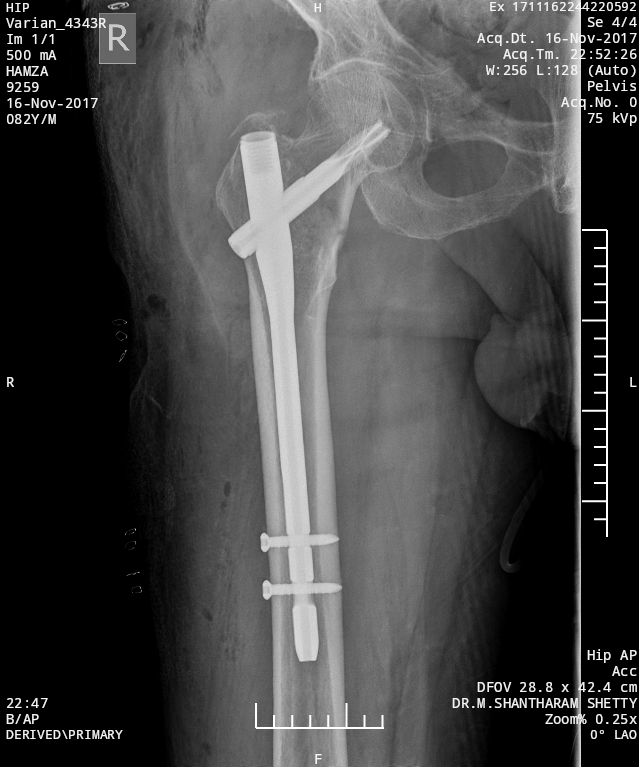
#> input picture samples/hamza_ap.png, 639 x 767 px; its folder holds only this picture in this run
$ python -i landmark_detection.py   (imports and definitions only)
#> lines starting #> are read from the running program, lines starting #| are printed output that depends on the picture; after the words box and inside, x2 and y2 are one past the last pixel; in counts of white or black regions, pixels touching at a corner belong together
#> further down, picture is the input picture: shape (767, 639); min 0, max 255, mean 69.2
"""
Landmark Detection for calTAD Measurement.

Stage 2 of the pipeline: Detect key anatomical and implant landmarks.

Landmarks needed:
- Lag screw tip
- Femoral head apex (for lateral view)
- Calcar reference points (for AP view)
- Screw shaft points (for diameter measurement)
"""

import numpy as np
import cv2
from typing import Tuple, Optional, List, Dict
from dataclasses import dataclass
from enum import Enum


class LandmarkType(Enum):
    SCREW_TIP = "screw_tip"
    SCREW_SHAFT_1 = "screw_shaft_1"  # For diameter measurement
    SCREW_SHAFT_2 = "screw_shaft_2"
    FEMORAL_HEAD_CENTER = "femoral_head_center"
    FEMORAL_HEAD_APEX = "femoral_head_apex"
    CALCAR_POINT_1 = "calcar_point_1"  # Medial cortex reference
    CALCAR_POINT_2 = "calcar_point_2"


@dataclass
class Landmark:
    """Detected landmark with position and confidence."""
    type: LandmarkType
    x: float
    y: float
    confidence: float = 1.0

    @property
    def position(self) -> Tuple[float, float]:
        return (self.x, self.y)

    @property
    def position_int(self) -> Tuple[int, int]:
        return (int(round(self.x)), int(round(self.y)))


@dataclass
class DetectedCircle:
    """Detected circle (femoral head candidate)."""
    center_x: float
    center_y: float
    radius: float
    confidence: float = 1.0


@dataclass
class DetectedLine:
    """Detected line segment (screw candidate)."""
    x1: float
    y1: float
    x2: float
    y2: float
    confidence: float = 1.0

    @property
    def length(self) -> float:
        return np.sqrt((self.x2 - self.x1)**2 + (self.y2 - self.y1)**2)

    # [4 lines left out: function angle, not called in this run]

    @property
    def midpoint(self) -> Tuple[float, float]:
        return ((self.x1 + self.x2) / 2, (self.y1 + self.y2) / 2)


class LandmarkDetector:
    """
    Detect calTAD-relevant landmarks using classical computer vision.

    Uses Hough transforms for initial detection:
    - Circular Hough Transform for femoral head
    - Probabilistic Hough Line Transform for lag screw

    Can be replaced with HRNet-based detection for production.
    """

    def __init__(self,
                 min_femoral_head_radius: int = 30,
                 max_femoral_head_radius: int = 150,
                 min_screw_length: int = 50,
                 screw_angle_range: Tuple[float, float] = (100, 170)):
        """
        Args:
            min_femoral_head_radius: Minimum expected femoral head radius (pixels)
            max_femoral_head_radius: Maximum expected femoral head radius (pixels)
            min_screw_length: Minimum expected screw length (pixels)
            screw_angle_range: Expected screw angle range (degrees from horizontal)
        """
        self.min_femoral_head_radius = min_femoral_head_radius
        self.max_femoral_head_radius = max_femoral_head_radius
        self.min_screw_length = min_screw_length
        self.screw_angle_range = screw_angle_range

    def detect_all(self, image: np.ndarray) -> Dict[LandmarkType, Landmark]:
        """
        Detect all landmarks needed for calTAD measurement.

        Args:
            image: Grayscale X-ray image (or ROI crop)

        Returns:
            Dictionary mapping LandmarkType to detected Landmark
        """
        landmarks = {}

        # Detect femoral head
        femoral_head = self.detect_femoral_head(image)
        if femoral_head:
            landmarks[LandmarkType.FEMORAL_HEAD_CENTER] = Landmark(
                LandmarkType.FEMORAL_HEAD_CENTER,
                femoral_head.center_x,
                femoral_head.center_y,
                femoral_head.confidence
            )
            # Apex is the most superior point of the femoral head
            landmarks[LandmarkType.FEMORAL_HEAD_APEX] = Landmark(
                LandmarkType.FEMORAL_HEAD_APEX,
                femoral_head.center_x,
                femoral_head.center_y - femoral_head.radius,
                femoral_head.confidence
            )

        # Detect lag screw
        screw = self.detect_lag_screw(image)
        if screw:
            # Screw tip is the end closer to femoral head center
            if femoral_head:
                dist1 = np.sqrt((screw.x1 - femoral_head.center_x)**2 +
                               (screw.y1 - femoral_head.center_y)**2)
                dist2 = np.sqrt((screw.x2 - femoral_head.center_x)**2 +
                               (screw.y2 - femoral_head.center_y)**2)
                if dist1 < dist2:
                    tip_x, tip_y = screw.x1, screw.y1
                    shaft_x, shaft_y = screw.x2, screw.y2
                else:
                    tip_x, tip_y = screw.x2, screw.y2
                    shaft_x, shaft_y = screw.x1, screw.y1
            else:
                # Assume tip is on the right (medial) side for AP view
                if screw.x1 > screw.x2:
                    tip_x, tip_y = screw.x1, screw.y1
                    shaft_x, shaft_y = screw.x2, screw.y2
                else:
                    tip_x, tip_y = screw.x2, screw.y2
                    shaft_x, shaft_y = screw.x1, screw.y1

            landmarks[LandmarkType.SCREW_TIP] = Landmark(
                LandmarkType.SCREW_TIP, tip_x, tip_y, screw.confidence
            )

            # Shaft points for diameter measurement
            mid = screw.midpoint
            landmarks[LandmarkType.SCREW_SHAFT_1] = Landmark(
                LandmarkType.SCREW_SHAFT_1, mid[0], mid[1], screw.confidence
            )

        # Detect calcar reference (medial femoral neck cortex)
        calcar = self.detect_calcar_line(image, femoral_head)
        if calcar:
            landmarks[LandmarkType.CALCAR_POINT_1] = Landmark(
                LandmarkType.CALCAR_POINT_1, calcar[0][0], calcar[0][1], 0.7
            )
            landmarks[LandmarkType.CALCAR_POINT_2] = Landmark(
                LandmarkType.CALCAR_POINT_2, calcar[1][0], calcar[1][1], 0.7
            )

        return landmarks

    def detect_femoral_head(self, image: np.ndarray) -> Optional[DetectedCircle]:
        """
        Detect femoral head using Circular Hough Transform.

        The femoral head appears as an approximately circular structure.
        """
        # Preprocessing
        blurred = cv2.GaussianBlur(image, (9, 9), 2)
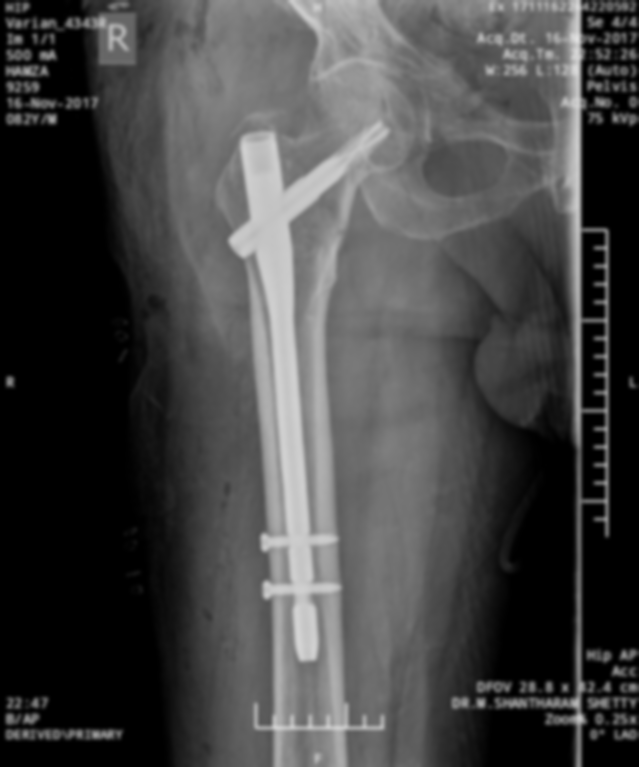
#> blurred: shape (767, 639); min 0, max 224, mean 69.2

        # Circular Hough Transform
        circles = cv2.HoughCircles(
            blurred,
            cv2.HOUGH_GRADIENT,
            dp=1,
            minDist=50,
            param1=100,
            param2=30,
            minRadius=self.min_femoral_head_radius,
            maxRadius=self.max_femoral_head_radius
        )
#> circles = [[600.5, 392.5, 38.5]]

        if circles is None:
            return None

        # Select the most likely femoral head
        # Typically in the upper-medial region of the image
        circles = np.uint16(np.around(circles[0]))
#> circles = [[600, 392, 38]]

        # Score circles based on position and size
        h, w = image.shape
#> h = 767; w = 639
        best_circle = None
        best_score = -float('inf')

        for circle in circles:
            cx, cy, r = circle
            # Prefer circles in the upper half (femoral head position)
            position_score = (h - cy) / h  # Higher is better
            # Prefer medium-sized circles
            size_score = 1.0 - abs(r - (self.min_femoral_head_radius + self.max_femoral_head_radius) / 2) / self.max_femoral_head_radius

            score = position_score * 0.6 + size_score * 0.4

            if score > best_score:
                best_score = score
                best_circle = circle
#> this loop made 1 pass
#> (cx, cy, r, position_score, size_score, score, best_score) on pass 1: (600, 392, 38, 0.489, 0.653, 0.555, 0.555)
#> after the loop, best_score = 0.555

        if best_circle is not None:
            return DetectedCircle(
                float(best_circle[0]),
                float(best_circle[1]),
                float(best_circle[2]),
                confidence=min(1.0, best_score + 0.5)
            )

        return None

    def detect_lag_screw(self, image: np.ndarray) -> Optional[DetectedLine]:
        """
        Detect lag screw using Probabilistic Hough Line Transform.

        The lag screw appears as a bright linear structure.
        """
        # Edge detection on bright regions (metal)
        high_threshold = np.percentile(image, 90)
#> high_threshold = 152
        bright_mask = (image > high_threshold).astype(np.uint8) * 255
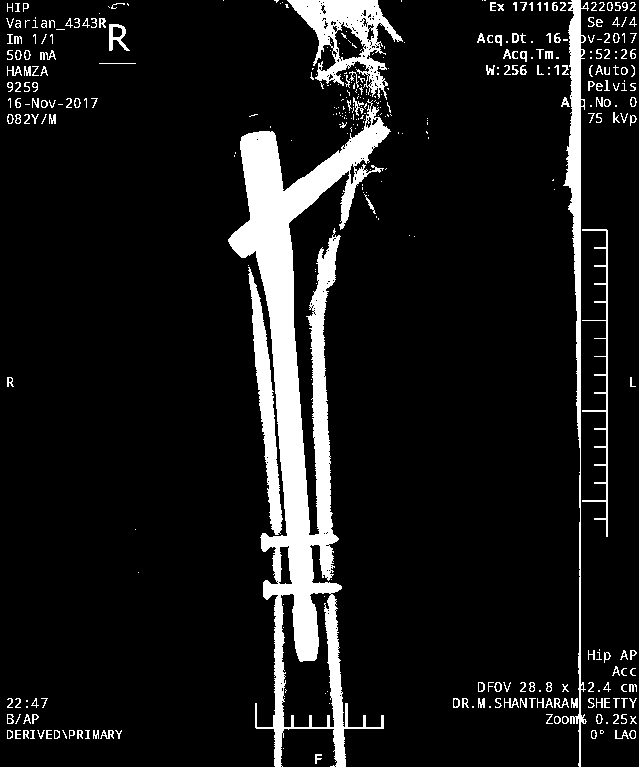
#> bright_mask: shape (767, 639); 9.9% white; 378 white regions (194 under 20 px), largest, box (x1, y1, x2, y2) and area: (228, 99, 391, 767) 29079, (563, 0, 589, 767) 4443, (287, 0, 403, 100) 4249

        # Clean up
        kernel = cv2.getStructuringElement(cv2.MORPH_RECT, (3, 3))
        bright_mask = cv2.morphologyEx(bright_mask, cv2.MORPH_CLOSE, kernel)
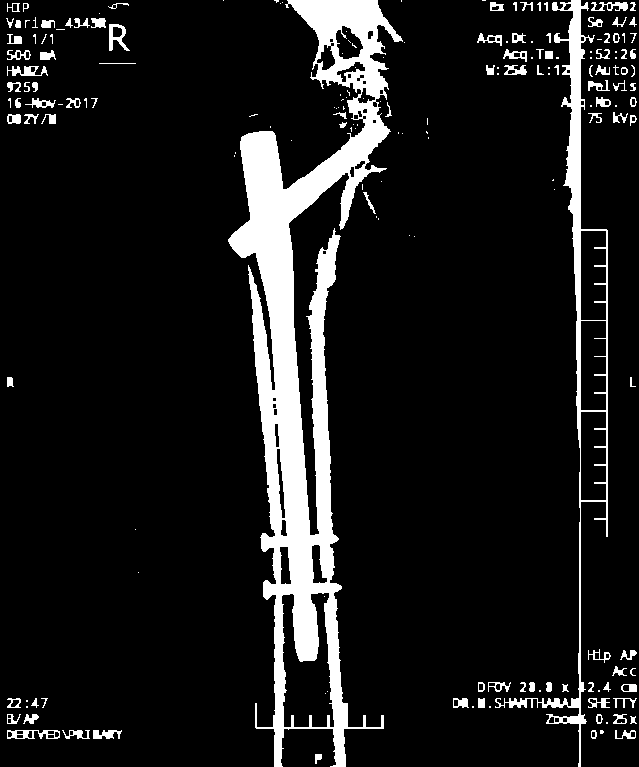
#> bright_mask: shape (767, 639); 10.7% white; 187 white regions (85 under 20 px), largest, box (x1, y1, x2, y2) and area: (228, 0, 403, 767) 38536, (495, 0, 608, 767) 6551, (7, 730, 60, 739) 264

        edges = cv2.Canny(bright_mask, 50, 150)
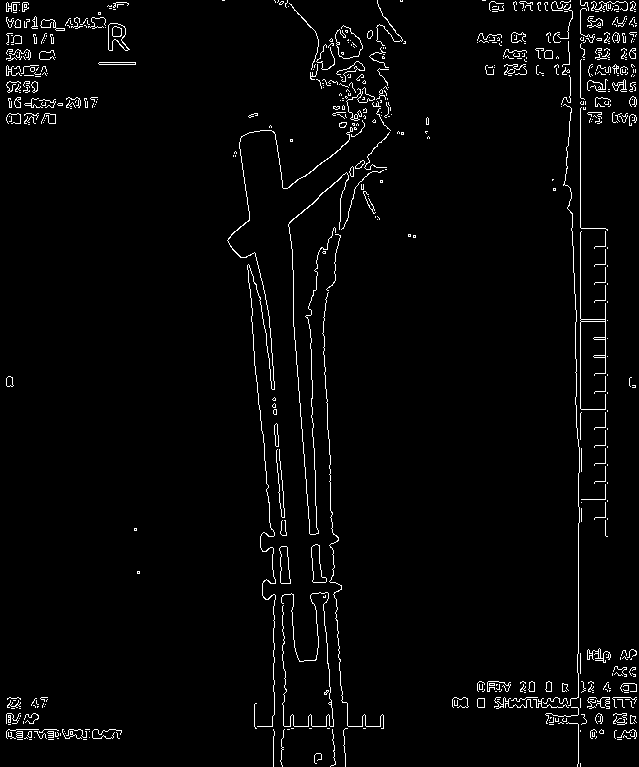
#> edges: shape (767, 639); 2.7% white in thin lines or dots

        # Probabilistic Hough Line Transform
        lines = cv2.HoughLinesP(
            edges,
            rho=1,
            theta=np.pi / 180,
            threshold=50,
            minLineLength=self.min_screw_length,
            maxLineGap=10
        )
#> lines = 66 rows, first 6: [580, 439, 580, 60], [605, 535, 605, 228], [578, 653, 578, 523], [323, 326, 330, 478], [295, 340, 309, 533], [335, 582, 341, 700]

        if lines is None:
            return None

        # Filter by angle and select longest
        valid_lines = []
        for line in lines:
            x1, y1, x2, y2 = line[0]
            angle = np.degrees(np.arctan2(y2 - y1, x2 - x1))
            angle = abs(angle)  # Convert to 0-180 range

            if self.screw_angle_range[0] <= angle <= self.screw_angle_range[1]:
                length = np.sqrt((x2 - x1)**2 + (y2 - y1)**2)
                valid_lines.append((x1, y1, x2, y2, length, angle))
#> this loop made 66 passes
#> (x1, y1, x2, y2, angle) on passes 1 to 12: (580, 439, 580, 60, 90), (605, 535, 605, 228, 90), (578, 653, 578, 523, 90), (323, 326, 330, 478, 87.36), (295, 340, 309, 533, 85.85), (335, 582, 341, 700, 87.09), (572, 213, 575, 309, 88.21), (257, 382, 272, 554, 85.02), (273, 379, 286, 535, 85.24), (325, 626, 335, 764, 85.86), (251, 316, 261, 430, 84.99), (312, 391, 317, 544, 88.13)
#> after the loop, valid_lines = []

        if not valid_lines:
            # Try with relaxed angle constraints
            for line in lines:
                x1, y1, x2, y2 = line[0]
                length = np.sqrt((x2 - x1)**2 + (y2 - y1)**2)
                angle = np.degrees(np.arctan2(y2 - y1, x2 - x1))
                valid_lines.append((x1, y1, x2, y2, length, angle))
#> this loop made 66 passes
#> (x1, y1, x2, y2, length, angle) on passes 1 to 12: (580, 439, 580, 60, 379, -90), (605, 535, 605, 228, 307, -90), (578, 653, 578, 523, 130, -90), (323, 326, 330, 478, 152.2, 87.36), (295, 340, 309, 533, 193.5, 85.85), (335, 582, 341, 700, 118.2, 87.09), (572, 213, 575, 309, 96.05, 88.21), (257, 382, 272, 554, 172.7, 85.02), (273, 379, 286, 535, 156.5, 85.24), (325, 626, 335, 764, 138.4, 85.86), (251, 316, 261, 430, 114.4, 84.99), (312, 391, 317, 544, 153.1, 88.13)
#> line on passes 56 to 60: [[599, 59, 599, 3]], [[519, 707, 633, 707]], [[580, 38, 635, 36]], [[580, 26, 632, 18]], [[275, 134, 283, 188]]

        if not valid_lines:
            return None

        # Select longest line
        best = max(valid_lines, key=lambda x: x[4])

        return DetectedLine(
            float(best[0]), float(best[1]),
            float(best[2]), float(best[3]),
            confidence=min(1.0, best[4] / (self.min_screw_length * 2))
        )

    def detect_calcar_line(self, image: np.ndarray,
                          femoral_head: Optional[DetectedCircle]) -> Optional[Tuple[Tuple[float, float], Tuple[float, float]]]:
        """
        Detect the calcar (medial femoral neck cortex) line.

        This is the most challenging detection - the calcar is the
        medial cortical bone line of the femoral neck.

        Returns two points defining the calcar tangent line.
        """
        if femoral_head is None:
            return None

        # The calcar line is typically inferior-medial to the femoral head
        # Start by finding strong edges in that region
        h, w = image.shape

        # Define search region (inferior to femoral head)
        search_y_start = int(femoral_head.center_y)
        search_y_end = min(h, int(femoral_head.center_y + femoral_head.radius * 2))
        search_x_start = max(0, int(femoral_head.center_x - femoral_head.radius * 2))
        search_x_end = int(femoral_head.center_x)

        # Extract region
        region = image[search_y_start:search_y_end, search_x_start:search_x_end]
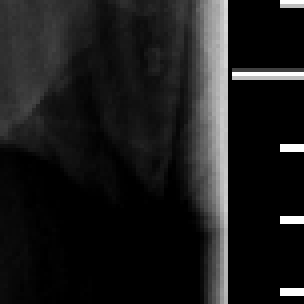
#> region: shape (76, 76) (shown 4 times larger); min 0, max 255, mean 27.2
        if region.size == 0:
            return None

        # Edge detection
        edges = cv2.Canny(region, 50, 150)
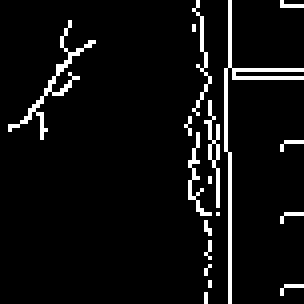
#> edges: shape (76, 76) (shown 4 times larger); 5.8% white in thin lines or dots

        # Hough lines for cortex
        lines = cv2.HoughLinesP(edges, 1, np.pi/180, 30, minLineLength=20, maxLineGap=5)

        if lines is None:
            # Fallback: estimate calcar as line tangent to inferior femoral head
            cx, cy = femoral_head.center_x, femoral_head.center_y
            r = femoral_head.radius
            # Approximate calcar tangent point
            angle = np.radians(135)  # 135 degrees from horizontal (inferior-medial)
            p1 = (cx + r * np.cos(angle), cy + r * np.sin(angle))
            p2 = (cx + r * 1.5 * np.cos(angle), cy + r * 1.5 * np.sin(angle))
            return (p1, p2)

        # Find the most inferior-medial edge
        best_line = None
        best_score = -float('inf')

        for line in lines:
            x1, y1, x2, y2 = line[0]
            # Convert to global coordinates
            x1 += search_x_start
            y1 += search_y_start
            x2 += search_x_start
            y2 += search_y_start

            # Score based on position (inferior-medial preferred)
            mid_x = (x1 + x2) / 2
            mid_y = (y1 + y2) / 2
            score = mid_y - mid_x  # Prefer lower-left

            if score > best_score:
                best_score = score
                best_line = (x1, y1, x2, y2)
#> this loop made 2 passes
#> line on passes 1 to 2: [[57, 75, 57, 38]], [[49, 0, 53, 41]]

        if best_line:
            return ((best_line[0], best_line[1]), (best_line[2], best_line[3]))

        return None

    # [43 lines left out: function measure_screw_diameter, not called in this run]

>>> import cv2
>>> picture = cv2.imread('../samples/hamza_ap.png', cv2.IMREAD_GRAYSCALE)
>>> result = LandmarkDetector().detect_all(picture)
